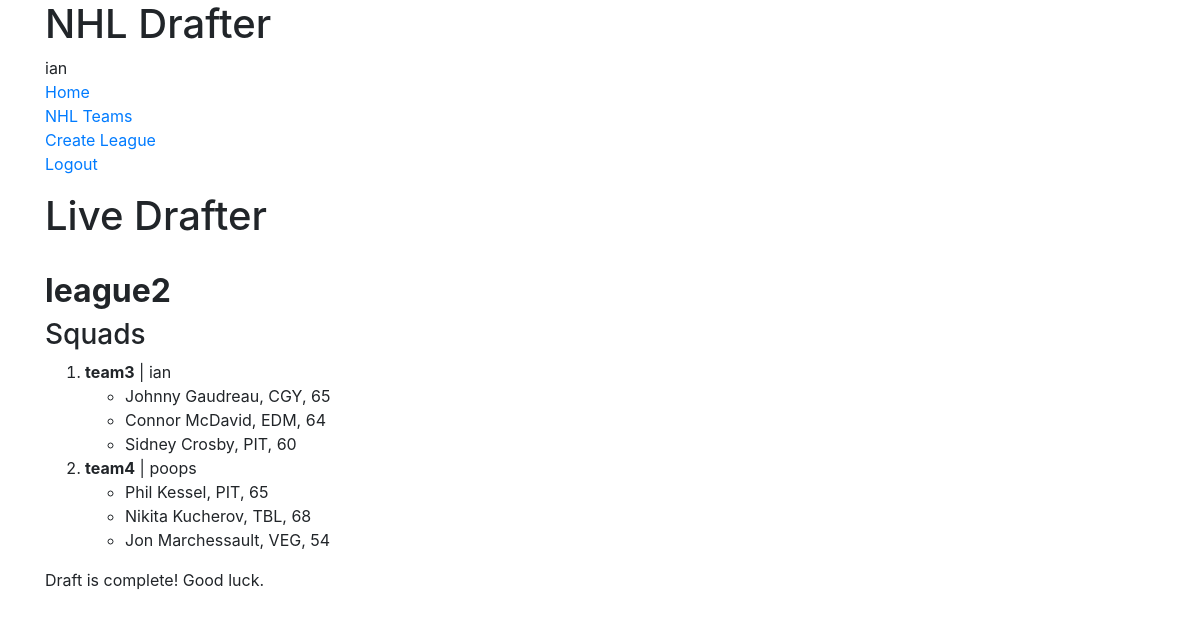
Page /leagues/league2/drafter/ (signed in) on the committed database.
### leagues/models.py (models this page shows, shortened)
class League(models.Model):
	admin 			= models.ForeignKey(User, on_delete=models.CASCADE)
	name			= models.CharField(max_length=120, unique=True)
	slug			= models.SlugField(default="")
	password 		= models.CharField(max_length=100, default="", null=False)
	owner_amount	= models.IntegerField(default=0)
	skater_amount	= models.IntegerField(default=0)
	goalie_amount	= models.IntegerField(default=0)
	is_active		= models.BooleanField(default=False)
	draft_goalies	= models.BooleanField(default=True)

### squads/models.py (models this page shows, shortened)
class Squad(models.Model):
	owner 		= models.ForeignKey(User, on_delete=models.CASCADE)
	league		= models.ForeignKey(League, on_delete=models.CASCADE)
	players		= models.ManyToManyField(Player, related_name="on_squad", blank=True)
	name		= models.CharField(max_length=120, unique=True)
	draft_order	= models.IntegerField(default=0)
	slug		= models.SlugField(default='')
	def __str__(self):
		return self.name

### players/models.py (models this page shows)
class Player(models.Model):
	team				= models.ForeignKey(Team, on_delete=models.CASCADE)
	name 				= models.CharField(max_length=120)
	forward_pos			= models.BooleanField()
	defence_pos			= models.BooleanField()
	rightwing_pos		= models.BooleanField()
	leftwing_pos		= models.BooleanField()
	centre_pos			= models.BooleanField()
	goalie_pos			= models.BooleanField()
	games_played		= models.IntegerField()
	points				= models.IntegerField()
	goals 				= models.IntegerField()
	assists				= models.IntegerField()
	pp_goals			= models.IntegerField()
	pp_assists			= models.IntegerField()
	pp_points			= models.IntegerField()
	gw_goals			= models.IntegerField()
	sh_goals			= models.IntegerField()
	blocks				= models.IntegerField()
	hits				= models.IntegerField()
	faceoff_wins		= models.IntegerField()
	shots               = models.IntegerField(default=0)
	games_started		= models.IntegerField(default=0)
	wins 				= models.IntegerField(default=0)
	losses				= models.IntegerField(default=0)
	overtime_losses		= models.IntegerField(default=0)
	shots_against		= models.IntegerField(default=0)
	saves				= models.IntegerField(default=0)
	save_percentage		= models.DecimalField(default=0, decimal_places=3, max_digits=10)
	goals_against_avg	= models.DecimalField(default=0, decimal_places=2, max_digits=10)
	shut_outs			= models.IntegerField(default=0)
	def __str__(self):
		return self.name

### teams/models.py (models this page shows, shortened)
class Team(models.Model):
	name		= models.CharField(max_length=120)
	shortform	= models.CharField(max_length=3, null=True)
	in_playoffs	= models.BooleanField(default=False)
	slug		= models.SlugField(default=shortform)

### drafter/views.py (the view, shortened to what this page needs)
# urls.py: url(r'^leagues/(?P<slug>[\w-]+)/drafter/$', DraftView.as_view(), name="drafter"),
class DraftView(UpdateView):
	team_form = TeamForm
	def get_queryset(self, *args, **kwargs):
		slug = self.kwargs.get('slug')
		queryset = League.objects.filter(slug=slug)
		return queryset
	def get(self, request, *args, **kwargs):
		league 			= self.get_queryset().first()
		squads 			= Squad.objects.filter(league=league)
		drafter 		= Drafter.objects.filter(league=league).first()
		player_form 	= PlayerForm(squads=squads)
		team_form 		= TeamForm
		squad_picking	= None
		if league.is_active:
			squad_picking = Squad.objects.filter(draft_order=drafter.draft_turn, league=league).first()
			print(drafter.draft_turn)
			print(squad_picking)
		return render(request,
						'drafter/draft.html',
						{'team_form':team_form,
						 'player_form':player_form,
						 'league':league,
						 'squads':squads,
						 'drafter':drafter,
						 'squad_picking':squad_picking,
						}
					)

### drafter/forms.py (called while the page is built)
def make_player_tuple(queryset):
	result = []
	for player in queryset:
		player_tuple = (player, player.name + ', ' + str(player.points) + ', ' + player.team.shortform)
		result.append(player_tuple)
	return result

### drafter/templates/drafter/draft.html (shortened to what this page needs)
{% extends "base.html" %}
{% block content %}
<h1>Live Drafter</h1>
<br>
<h2><strong>{{ league.name }}</strong></h2>
<h3>Squads</h3>
<ol>
{% for squad in squads %}
	<li><strong>{{ squad }}</strong> | {{ squad.owner }}</li>
	<ul>
	{% for player in squad.players.all %}
		<li>{{ player }}, {{ player.team.shortform }}, {{ player.points }}</li>
	{% endfor %}
	</ul>
{% endfor %}
</ol>
{% if league.is_active and drafter.is_active %}
<h3>Current Pick</h3>
<p>{{ drafter.overall_pick }} of {{ drafter.total_picks }} | Round: {{ drafter.current_round }} | {{ squad_picking.owner }} </p>
<p>draft turn: {{ drafter.draft_turn }}</p>
<h3>Available players</h3>
	<form method="POST"> {% csrf_token %}
		<div class="form-group">
		{{ player_form.as_p }}
		<button type="submit" name="draft" class='btn btn-success'>Draft</button>
		<div>
	</form>
<br>
<h3>Filter</h3>
<form method="POST"> {% csrf_token %}
	<button type="submit" name="f_filter" class='btn btn-primary'>Forwards</button>
	<button type="submit" name="d_filter" class='btn btn-primary'>Defence</button>
	<button type="submit" name="g_filter" class='btn btn-primary'>Goaltenders</button>
</form>
<hr>
<form method="POST"> {% csrf_token %}
	<div class="form-group">
	{{ team_form.as_p }}
	<button type="submit" name="team_filter" class="btn btn-success">Select Team</button>
	<div>
</form>
{% else %}
<p>Draft is complete! Good luck.</p>
{% endif %}
{% endblock %}

### templates/snippets/nav.html (shortened to what this page needs)
<div class="container">
	<h1>NHL Drafter</h1>
	<ul class="list-unstyled">
	{% if request.user.is_authenticated %}
	<li>{{ user }}</li>
	{% endif %}
	<li><a href="{% url 'homepage' %}">Home</a></li>
	<li><a href="{% url 'team-list' %}">NHL Teams</a></li>
	{% if request.user.is_authenticated %}
	<li><a href="{% url 'create_league' %}">Create League</a></li>
	<li><a href="{% url 'logout' %}">Logout</a></li>
	{% endif %}
	</ul>
</div>

### rows in the picture
League: name "league2"
Squad: name "team3", owner "ian"
Player: name "Johnny Gaudreau", team.shortform "CGY", points "65"
Player: name "Connor McDavid", team.shortform "EDM", points "64"
Player: name "Sidney Crosby", team.shortform "PIT", points "60"
Squad: name "team4", owner "poops"
Player: name "Phil Kessel", team.shortform "PIT", points "65"
Player: name "Nikita Kucherov", team.shortform "TBL", points "68"
Player: name "Jon Marchessault", team.shortform "VEG", points "54"

### other values in the picture
{{ user }} "ian"
